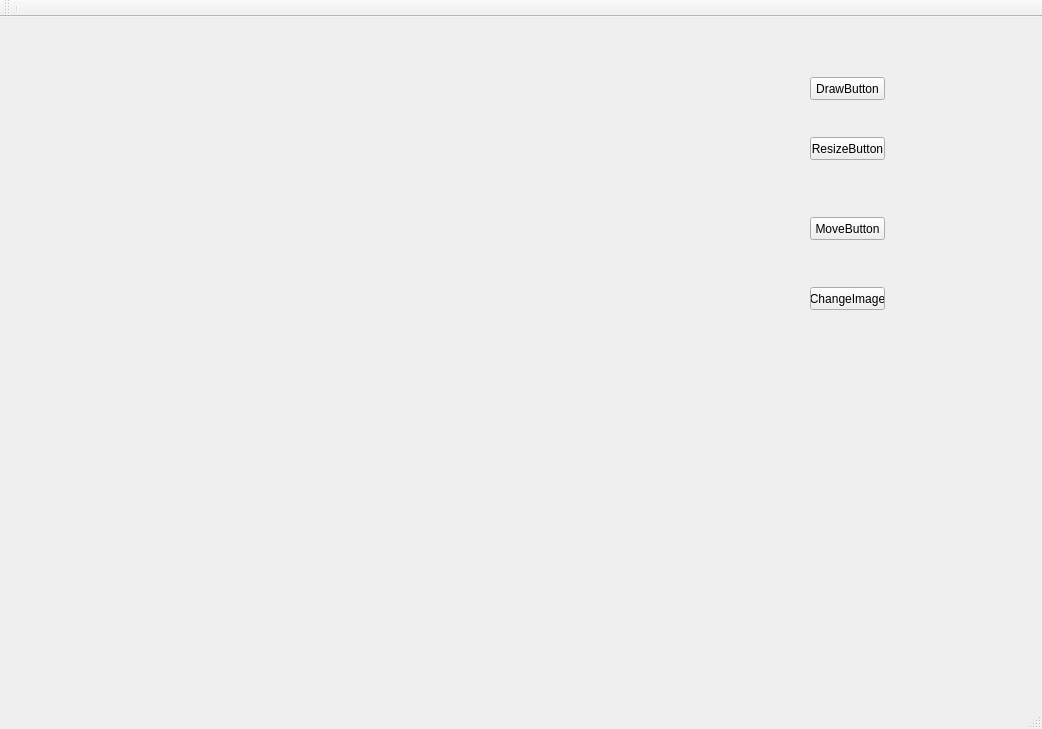
<?xml version="1.0" encoding="UTF-8"?>
<ui version="4.0">
 <class>MainWindow</class>
 <widget class="QMainWindow" name="MainWindow">
  <property name="geometry">
   <rect>
    <x>0</x>
    <y>0</y>
    <width>1042</width>
    <height>729</height>
   </rect>
  </property>
  <property name="windowTitle">
   <string>MainWindow</string>
  </property>
  <widget class="QWidget" name="centralWidget">
   <widget class="GraphicWidget" name="widget" native="true">
    <property name="geometry">
     <rect>
      <x>40</x>
      <y>10</y>
      <width>681</width>
      <height>661</height>
     </rect>
    </property>
    <property name="mouseTracking">
     <bool>true</bool>
    </property>
   </widget>
   <widget class="QPushButton" name="drawButton">
    <property name="geometry">
     <rect>
      <x>810</x>
      <y>60</y>
      <width>75</width>
      <height>23</height>
     </rect>
    </property>
    <property name="text">
     <string>DrawButton</string>
    </property>
   </widget>
   <widget class="QPushButton" name="resizeButton">
    <property name="geometry">
     <rect>
      <x>810</x>
      <y>120</y>
      <width>75</width>
      <height>23</height>
     </rect>
    </property>
    <property name="text">
     <string>ResizeButton</string>
    </property>
   </widget>
   <widget class="QPushButton" name="moveButton">
    <property name="geometry">
     <rect>
      <x>810</x>
      <y>200</y>
      <width>75</width>
      <height>23</height>
     </rect>
    </property>
    <property name="text">
     <string>MoveButton</string>
    </property>
   </widget>
   <widget class="QPushButton" name="changeImage">
    <property name="geometry">
     <rect>
      <x>810</x>
      <y>270</y>
      <width>75</width>
      <height>23</height>
     </rect>
    </property>
    <property name="text">
     <string>ChangeImage</string>
    </property>
   </widget>
  </widget>
  <widget class="QMenuBar" name="menuBar">
   <property name="geometry">
    <rect>
     <x>0</x>
     <y>0</y>
     <width>1042</width>
     <height>22</height>
    </rect>
   </property>
  </widget>
  <widget class="QToolBar" name="mainToolBar">
   <attribute name="toolBarArea">
    <enum>TopToolBarArea</enum>
   </attribute>
   <attribute name="toolBarBreak">
    <bool>false</bool>
   </attribute>
   <addaction name="separator"/>
  </widget>
  <widget class="QStatusBar" name="statusBar"/>
 </widget>
 <layoutdefault spacing="6" margin="11"/>
 <customwidgets>
  <customwidget>
   <class>GraphicWidget</class>
   <extends>QWidget</extends>
   <header>graphicwidget.h</header>
   <container>1</container>
  </customwidget>
 </customwidgets>
 <resources/>
 <connections/>
</ui>
